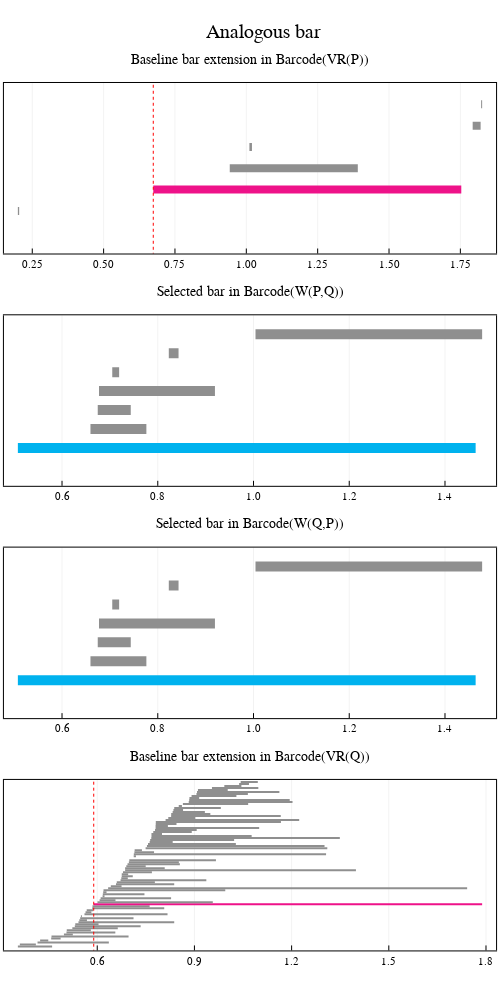

Here is the notebook cell this chart was saved with:
### Markdown cell above
Plot baseline bar extensions

### Code cell
plot_analogous_bars(extension_P, extension_Q, lw_VR_P = 8, lw_W = 10)
